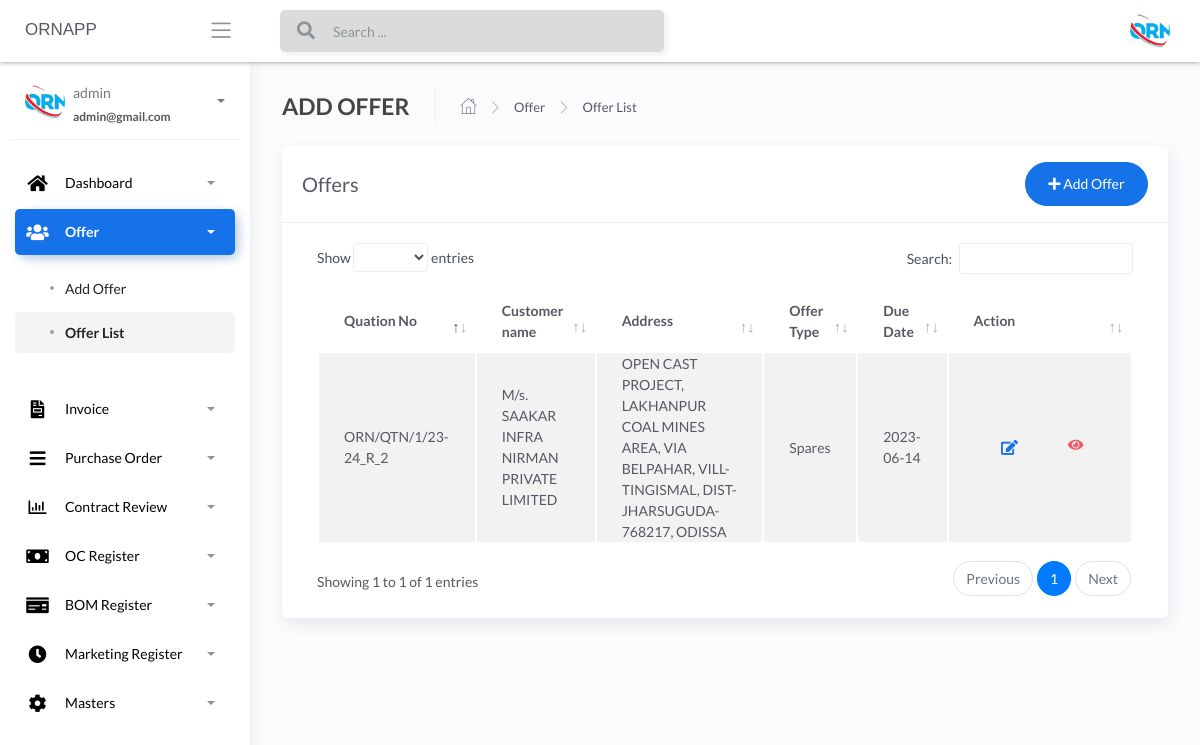
The app's page /offer-offerlist (signed in) with its own data.
### apps/authentication/models.py (models this page shows, shortened)
class Users(db.Model, UserMixin):
    __tablename__ = 'Users'
    id = db.Column(db.Integer, primary_key=True)
    username = db.Column(db.String(64), unique=True)
    email = db.Column(db.String(64), unique=True)
    password = db.Column(db.LargeBinary)

### apps/home/models.py (models this page shows, shortened)
class AddOffer(db.Model):
    __tablename__ = "addoffer"
    id = db.Column(db.Integer, primary_key=True)
    customer_name_offer = db.Column(db.String())
    due_date_offer = db.Column(db.String())
    offer_type_offer = db.Column(db.String())
    quotation_number_offer = db.Column(db.String())
    marketing_person_offer = db.Column(db.String())
    currency_type_offer = db.Column(db.String())
    product_kit_offer_json = db.Column(db.String())
    grossAmount = db.Column(db.Float())
    discountType = db.Column(db.String())
    discountValue = db.Column(db.Float())
    assessableValue = db.Column(db.Float())
    pfPercentage = db.Column(db.Float())
    pfValue = db.Column(db.Float())
    freightValue = db.Column(db.Float())
    totalFreight = db.Column(db.Float())
    tcsPercentage = db.Column(db.Float())
    gstType = db.Column(db.String())
    tcsValue = db.Column(db.Float())
    gstPercentage = db.Column(db.Float())
    gstValue = db.Column(db.Float())
    roundOffType = db.Column(db.String())
    roundOffValue = db.Column(db.Float())
    grandTotal = db.Column(db.Float())
    subject_offer = db.Column(db.String())
    reference_offer = db.Column(db.String())
    description_offer = db.Column(db.String())
    footer_description_offer = db.Column(db.String())
    notes_offer = db.Column(db.String())
    price_basis_offer = db.Column(db.String())
    PandFcharges_offer = db.Column(db.String())
    igst_terms_offer = db.Column(db.String())
    hsn_code_offer = db.Column(db.String())
    payment_terms_offer = db.Column(db.String())
    delivery_terms_offer = db.Column(db.String())
    freight_terms_offer = db.Column(db.String())
    validity_terms_offer = db.Column(db.String())
    warrenty_terms_offer = db.Column(db.String())
    contract_review_Order_No = db.Column(db.String())
    contract_review_Order_Date = db.Column(db.String())
    contract_review_PO_Qty = db.Column(db.Integer())
    contract_review_Billing_Address = db.Column(db.String())
    contract_review_Delivery_Address_1 = db.Column(db.String())
    contract_review_Delivery_Address_2 = db.Column(db.String())
    contract_review_Delivery_Address_3 = db.Column(db.String())
    contract_review_Delivery_Address_4 = db.Column(db.String())
    contract_review_Delivery_Address_5 = db.Column(db.String())
    contract_review_Offer_No = db.Column(db.String())
    contract_review_Total_Cost = db.Column(db.Float())
    contract_review_price = db.Column(db.String())
    contract_review_price_1 = db.Column(db.String())
    contract_review_price_2 = db.Column(db.String())
    contract_review_packing_and_Forwarding = db.Column(db.String())
    contract_review_packing_and_Forwarding_1 = db.Column(db.String())
    contract_review_packing_and_Forwarding_2 = db.Column(db.String())
    contract_review_gst = db.Column(db.String())
    contract_review_gst_1 = db.Column(db.String())
    contract_review_gst_2 = db.Column(db.String())
    contract_review_delivery = db.Column(db.String())
    contract_review_delivery_1 = db.Column(db.String())
    contract_review_delivery_2 = db.Column(db.String())
    contract_review_warrantly = db.Column(db.String())
    contract_review_warrantly_1 = db.Column(db.String())
    contract_review_warrantly_2 = db.Column(db.String())
    contract_review_terms_of_pay = db.Column(db.String())
    contract_review_terms_of_pay_1 = db.Column(db.String())
    contract_review_terms_of_pay_2 = db.Column(db.String())
    contract_review_freight = db.Column(db.String())
    contract_review_freight_1 = db.Column(db.String())
    contract_review_freight_2 = db.Column(db.String())
    contract_review_preferred_transporter = db.Column(db.String())
    contract_review_preferred_transporter_1 = db.Column(db.String())
    contract_review_preferred_transporter_2 = db.Column(db.String())
    contract_review_contact_person = db.Column(db.String())
    contract_review_telephone_number = db.Column(db.String())
    contract_review_email_id = db.Column(db.String())
    contract_review_notes = db.Column(db.String())
    contract_review_approve = db.Column(db.INT())
    offer_conformation_number = db.Column(db.String())

### apps/home/routes.py (the view)
@blueprint.route('/offer-offerlist', methods=['GET', 'POST'])
@login_required
def retrieve_list():
    add_user = AddOffer.query.all()
    return render_template('home/users.html',add_user=add_user, segment='offer-offerlist')

### apps/__init__.py (called while the page is built)
def configure_database(app):
    @app.before_first_request
    def initialize_database():
        db.create_all()
    @app.teardown_request
    def shutdown_session(exception=None):
        db.session.remove()

### apps/authentication/models.py (called while the page is built)
@login_manager.user_loader
def user_loader(id):
    return Users.query.filter_by(id=id).first()

### apps/templates/home/users.html (shortened to what this page needs)
{% extends "layouts/base.html" %}
{% block content %}
	<div class="content">
		<div class="page-inner">
			<div class="page-header">
				<h4 class="page-title">ADD OFFER</h4>
				<ul class="breadcrumbs">
					<li class="nav-home">
						<a href="#">
							<i class="flaticon-home"></i>
						</a>
					</li>
					<li class="separator">
						<i class="flaticon-right-arrow"></i>
					</li>
					<li class="nav-item">
						<a href="#">Offer</a>
					</li>
					<li class="separator">
						<i class="flaticon-right-arrow"></i>
					</li>
					<li class="nav-item">
						<a href="#">Offer List</a>
					</li>
				</ul>
			</div>
			<div class="row">
				<div class="col-md-12">
					<div class="card">
						<div class="card-header">
							<div class="d-flex align-items-center">
								<h4 class="card-title">Offers</h4>
								<a href="/offer-addoffer" class="ml-auto">
									<button class="btn btn-primary btn-round ml-auto" data-toggle="modal"
										data-target="#addRowModal">
										<i class="fa fa-plus"></i>
										Add Offer
									</button>
								</a>
							</div>
						</div>
						<div class="card-body">
							<div class="table-responsive">
								<table id="add-row" class="display table table-striped table-hover" >
									<thead>
										<tr>
											<th>Quation No</th>
											<th>Customer name</th>
                                            <th>Address</th>
											<th>Offer Type</th>
											<th>Due Date</th>
											<th style="width: 10%">Action</th>
										</tr>
									</thead>
									<tbody>
										{% for user in add_user %}
											<tr
											{% if loop.index %2==0 %}
											{% else %}
											{% endif %}
											>
											<td>{{user.quotation_number_offer}}</td>
											<td>{{user.customer_name_offer}}</td>
											<td>{{user.contract_review_Billing_Address}}</td>
											<td>{{user.offer_type_offer}}</td>
											<td>{{user.due_date_offer}}</td>
											<td>
											<div class="form-button-action">
											<span style="font-size: 24px;color:green;">
											<a href="/{{user.id}}/edit-addoffer" type="button" data-toggle="tooltip" title="" class="btn btn-link btn-primary btn-lg" data-original-title="Edit Task"> <i class="fas fa-edit" ></i></a>
											</span>
											<span style="font-size: 24px;color:red;">
											<a href="/{{user.id}}/offer_pdf" type="button" data-toggle="tooltip" title="" class="btn btn-link btn-danger" data-original-title="view"> <i class="fa fa-eye"></i></a>
											</span>
											</div>
											</td>
										</tr>
									{% endfor %}
									</tbody>
								</table>
							</div>
						</div>
					</div>
				</div>
			</div>
		</div>
	</div>
{% endblock content %}

### apps/templates/includes/sidebar.html (shortened to what this page needs)
		<div class="sidebar sidebar-style-2" data-background-color="white">
			<div class="sidebar-wrapper scrollbar scrollbar-inner">
				<div class="sidebar-content">
				{% if current_user.is_authenticated %}
					<div class="user">
						<div class="avatar-sm float-left mr-2">
							<img src="/static/assets/img/logo.jpg" alt="..." class="avatar-img rounded-circle">
						</div>
						<div class="info">
							<a data-toggle="collapse" href="#collapseExample" aria-expanded="true">
								<span>
									{{ current_user.username }}
									<span class="user-level">
										{{ current_user.email }}
									</span>
									<span class="caret"></span>
								</span>
							</a>
						</div>
					</div>
					<ul class="nav nav-primary">
						<li class="nav-item {% if 'dashboard' in segment %} active {% endif %}">
							<a data-toggle="collapse" href="#dashboard" aria-expanded="false">
								<i style="color:black;" class="fas fa-home"></i>
								<p style="color:black;">Dashboard</p>
								<span class="caret"></span>
							</a>
						</li>
						<li class="nav-item {% if 'offer-' in segment %} active {% endif %}">
							<a data-toggle="collapse" href="#base">
								<i  style="color:black;" class="fas fa-users"></i>
								<p  style="color:black;">Offer</p>
								<span class="caret"></span>
							</a>
							<div class="collapse {% if 'offer-' in segment %} show {% endif %}" id="base">
								<ul class="nav nav-collapse">
									<li class="{% if 'offer-addoffer' in segment %} active {% endif %}">
										<a href="/offer-addoffer">
											<span  style="color:black;" class="sub-item">Add Offer</span>
										</a>
									</li>
									<li class="{% if 'offer-offerlist' in segment %} active {% endif %}">
										<a href="/offer-offerlist">
											<span  style="color:black;" class="sub-item">Offer List</span>
										</a>
									</li>
								</ul>
							</div>
						</li>
						<li class="nav-item {% if 'invoice' in segment %} active {% endif %}">
							<a data-toggle="collapse" href="#invoice">
								<i  style="color:black;" class="fas fa-file-invoice"></i>
								<p  style="color:black;">Invoice</p>
								<span class="caret"></span>
							</a>
						</li>
						<li class="nav-item {% if 'purchaseorder' in segment %} active {% endif %}">
							<a data-toggle="collapse" href="#purchaseorder">
								<i  style="color:black;" class="fas fa-bars"></i>
								<p  style="color:black;">Purchase Order</p>
								<span class="caret"></span>
							</a>
						</li>
						<li class="nav-item {% if 'contractreview' in segment %} active {% endif %}">
							<a data-toggle="collapse" href="#contractreview">
								<i  style="color:black;" class="far fa-chart-bar"></i>
								<p  style="color:black;">Contract Review</p>
								<span class="caret"></span>
							</a>
						</li>
						<li class="nav-item {% if 'OcRegister' in segment %} active {% endif %}">
							<a data-toggle="collapse" href="#OcRegister">
								<i  style="color:black;" class="fas fa-money-bill"></i>
								<p  style="color:black;">OC Register</p>
								<span class="caret"></span>
							</a>
						</li>
						<li class="nav-item {% if 'BOMRegister' in segment %} active {% endif %}">
							<a data-toggle="collapse" href="#BOMRegister">
								<i  style="color:black;" class="fas fa-money-check"></i>
								<p  style="color:black;">BOM Register</p>
								<span class="caret"></span>
							</a>
						</li>
						<li class="nav-item {% if 'MarketingRegister' in segment %} active {% endif %}">
							<a data-toggle="collapse" href="#MarketingRegister">
								<i  style="color:black;" class="fas fa-clock"></i>
								<p  style="color:black;">Marketing Register</p>
								<span class="caret"></span>
							</a>
						</li>
						<li class="nav-item {% if 'masters' in segment %} active {% endif %}">
							<a data-toggle="collapse" href="#masters">
								<i  style="color:black;" class="fas fa-cog fa-spin"></i>
								<p  style="color:black;">Masters</p>
								<span class="caret"></span>
							</a>
						</li>
					</ul>
				{% endif %}
				</div>
			</div>
		</div>

### records on screen
Users: username "admin", email "admin@gmail.com"
AddOffer: quotation_number_offer "ORN/QTN/1/23-24_R_2", customer_name_offer "M/s. SAAKAR INFRA NIRMAN PRIVATE LIMITED", contract_review_Billing_Address "OPEN CAST PROJECT, LAKHANPUR COAL MINES AREA, VIA BELPAHAR, VILL-TINGISMAL, DIST-JHARSUGUDA-768217, ODISSA", offer_type_offer "Spares", due_date_offer "2023-06-14"
